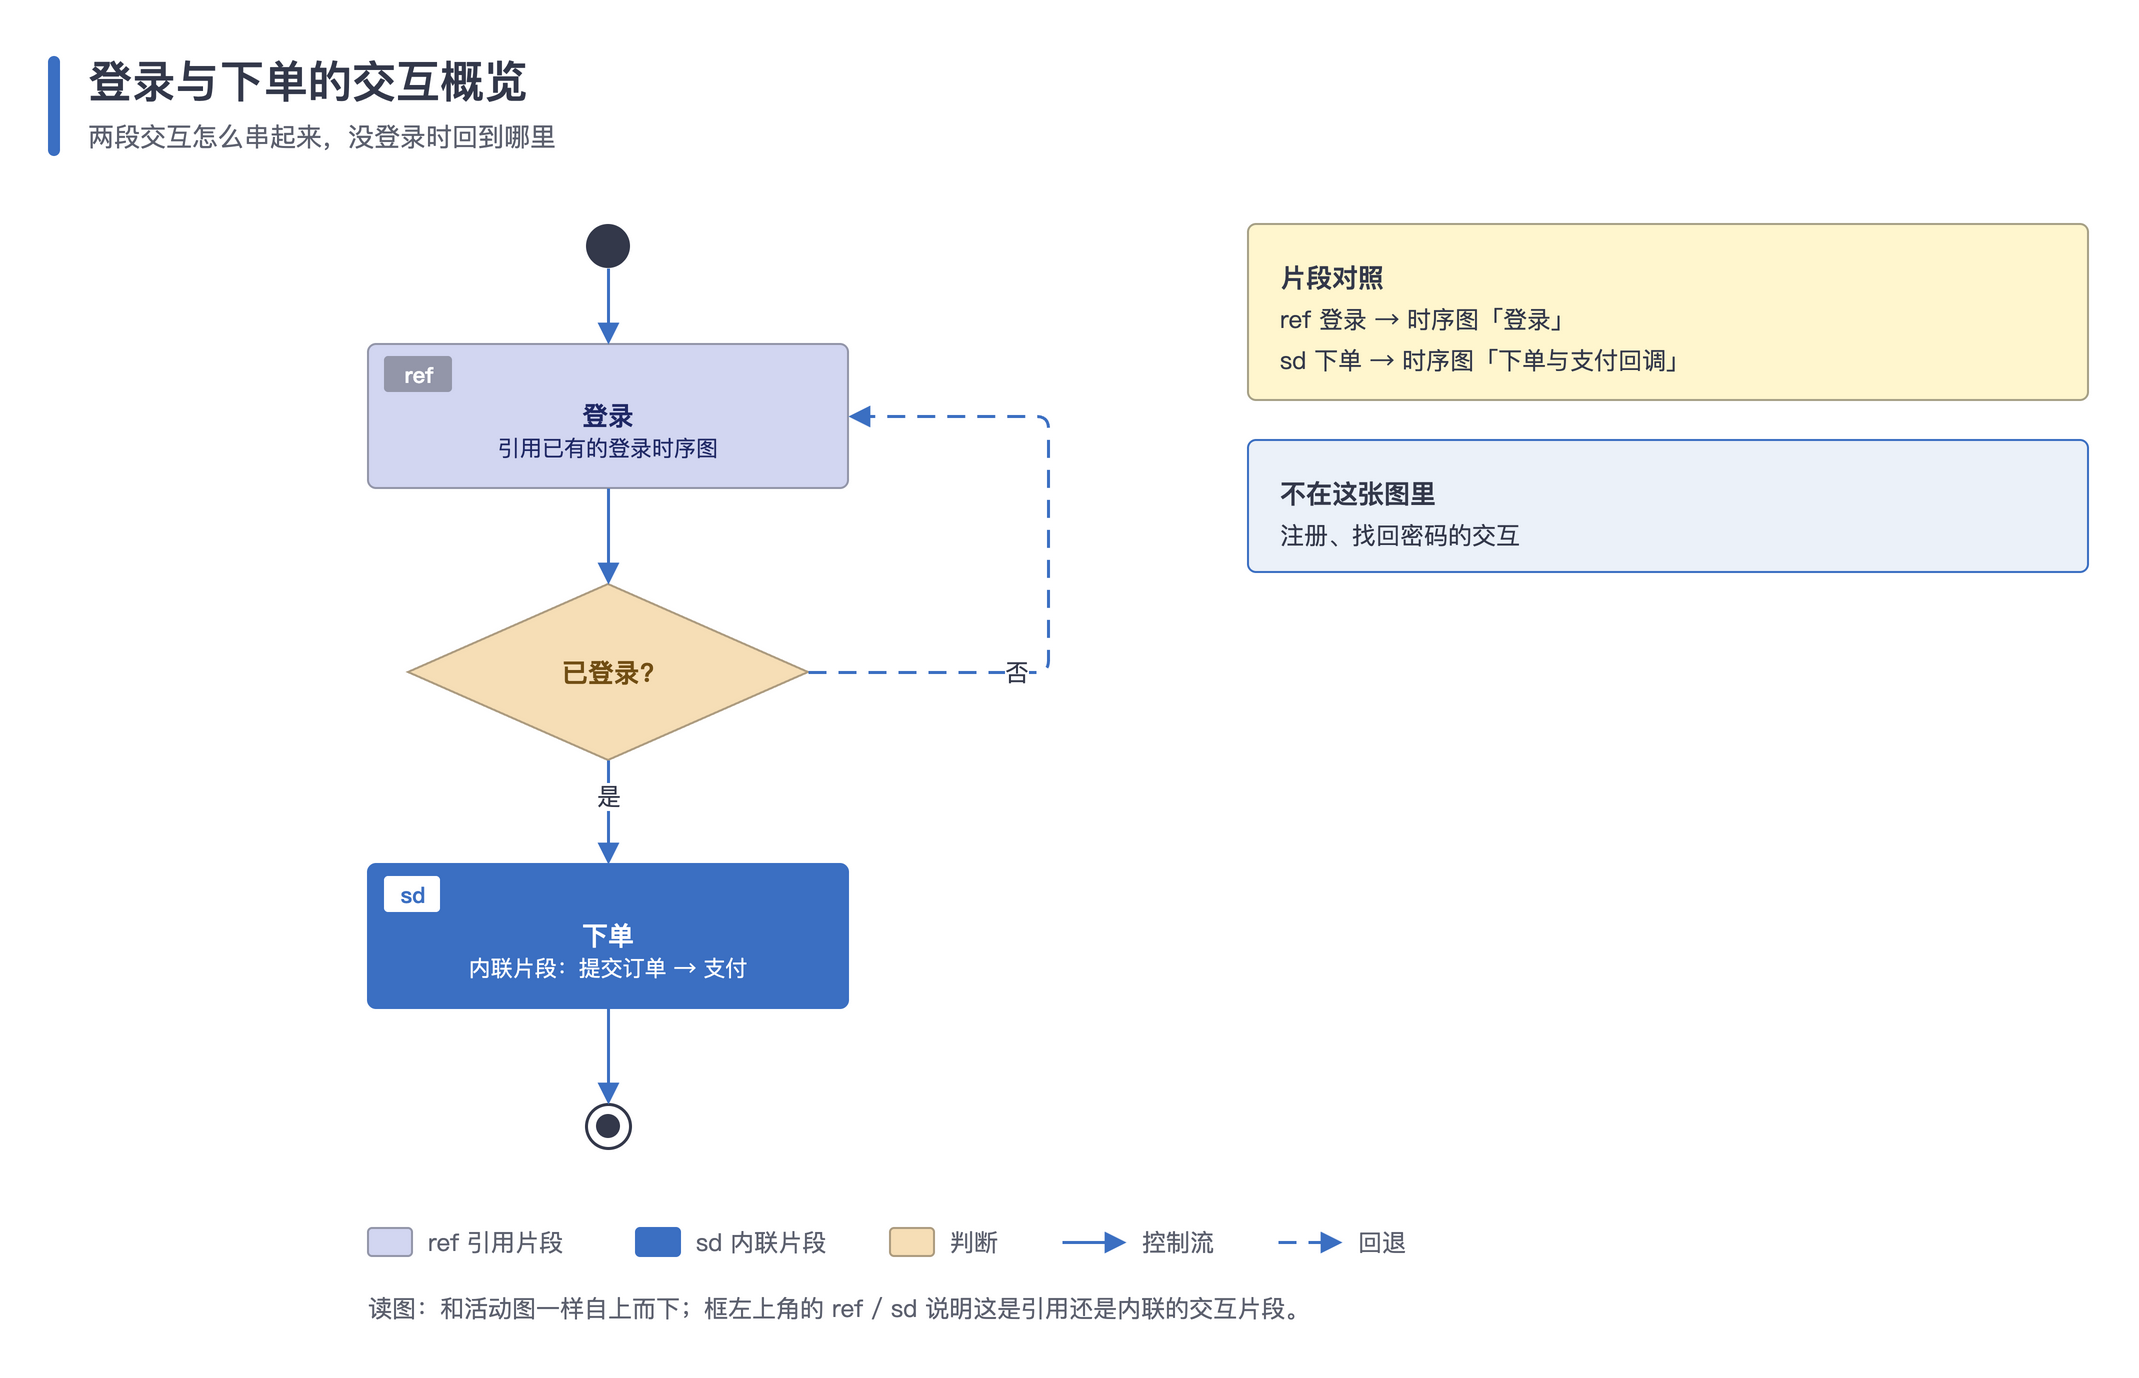

Write the Python code that produced this figure.
#!/usr/bin/env python3
"""交互概览图（UML）：用活动图的控制流把 ref / sd 片段串起来，片段框左上角带标签，不通过时回到上一个片段。

用到：dot、frame（ref / sd 标签）、box（diamond）、带拐点的回退 edge、panel、legend、footer。
运行后在本目录生成 interaction.drawio 和 interaction.png。
"""
import os
import sys

HERE = os.path.dirname(os.path.abspath(__file__))
sys.path.insert(0, os.path.join(os.path.dirname(HERE), 'scripts'))
from drawio_kit import Diagram  # noqa: E402

MIN_SIDE = int(os.environ.get('DIAGRAM_MIN_SIDE', 4000))

d = Diagram('登录与下单的交互概览', '两段交互怎么串起来，没登录时回到哪里')
X = 200
start = d.dot(X + 109, 120, 'start')  # 圆直径 22，x 取 309 让圆心对齐框的中线 320
login = d.frame(X, 180, 240, 72, 'ref', '登录', '引用已有的登录时序图', role='lav')
dec = d.box(X + 20, 300, 200, 88, '已登录?', role='apricot', shape='diamond')
order = d.frame(X, 440, 240, 72, 'sd', '下单', '内联片段：提交订单 → 支付', role='key')
end = d.dot(X + 109, 560, 'end')

d.edge(start, login, src='B', dst='T')
d.edge(login, dec, src='B', dst='T')
d.edge(dec, order, '是', src='B', dst='T', label_offset=-0.3)
d.edge(order, end, src='B', dst='T')
d.edge(dec, login, '否', src='R', dst='R', points=[(540, 344), (540, 216)], dashed=True, label_offset=-0.4)

y = d.panel(640, 120, 420, '片段对照', ['ref 登录 → 时序图「登录」', 'sd 下单 → 时序图「下单与支付回调」'])
d.panel(640, y + 20, 420, '不在这张图里', ['注册、找回密码的交互'], kind='soft')
d.legend(X, 620, [('lav', 'ref 引用片段'), ('key', 'sd 内联片段'), ('apricot', '判断'), ('edge', '控制流'), ('edge-dashed', '回退')])
d.footer(X, 652, '读图：和活动图一样自上而下；框左上角的 ref / sd 说明这是引用还是内联的交互片段。')

name = os.path.join(HERE, 'interaction')
d.save(name + '.drawio')
d.export(name + '.drawio', name + '.png', scale=d.scale_for(MIN_SIDE))
